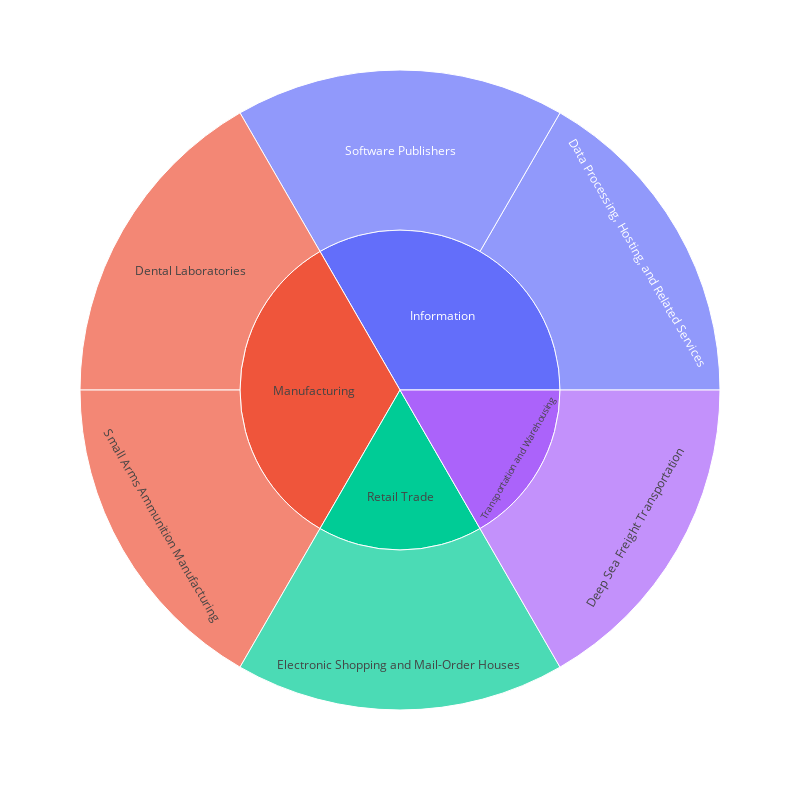

Write notebook code for a chart like this one.
### Code cell
# Sunburst Plot
px.sunburst(
    final,
    path=['Sector', 'industry'],
    #values='total',
    #color='country',
    color_continuous_scale='blues',
    width=800,
    height=800
)

### Figure 1 — Plotly figure (JSON) as saved in the notebook; plotly's stock layout.template omitted (floating-point values rounded to 4 significant figures)
{"data": [{"branchvalues": "total", "domain": {"x": [0, 1], "y": [0, 1]}, "hovertemplate": "labels=%{label}<br>count=%{value}<br>parent=%{parent}<br>id=%{id}<extra></extra>", "ids": ["Information/Data Processing, Hosting, and Related Services", "Transportation and Warehousing/Deep Sea Freight Transportation ", "Manufacturing/Dental Laboratories ", "Retail Trade/Electronic Shopping and Mail-Order Houses ", "Manufacturing/Small Arms Ammunition Manufacturing ", "Information/Software Publishers", "Information", "Manufacturing", "Retail Trade", "Transportation and Warehousing"], "labels": ["Data Processing, Hosting, and Related Services", "Deep Sea Freight Transportation ", "Dental Laboratories ", "Electronic Shopping and Mail-Order Houses ", "Small Arms Ammunition Manufacturing ", "Software Publishers", "Information", "Manufacturing", "Retail Trade", "Transportation and Warehousing"], "name": "", "parents": ["Information", "Transportation and Warehousing", "Manufacturing", "Retail Trade", "Manufacturing", "Information", "", "", "", ""], "type": "sunburst", "values": [1, 1, 1, 1, 1, 1, 2, 2, 1, 1]}], "layout": {"height": 800, "legend": {"tracegroupgap": 0}, "margin": {"t": 60}, "width": 800}}
